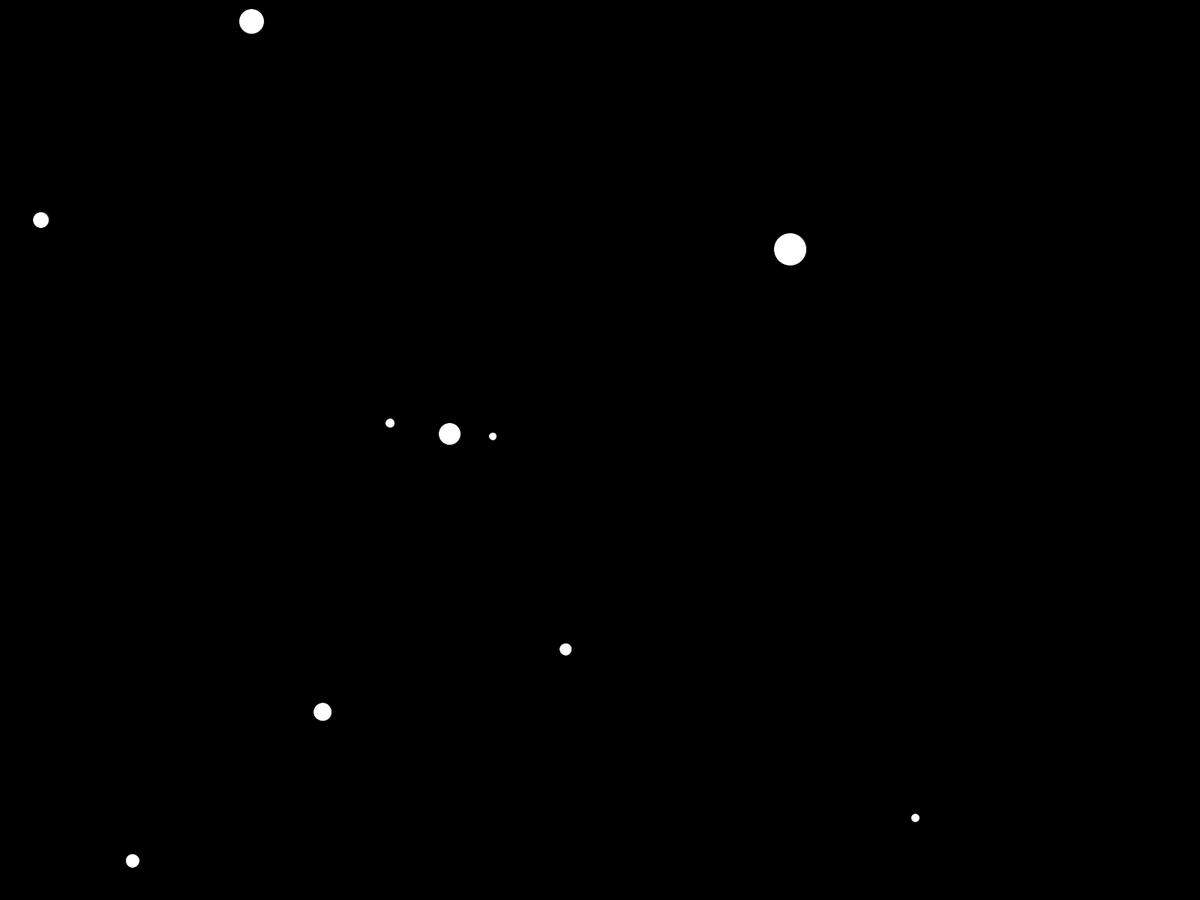
Frame 1 (no input)
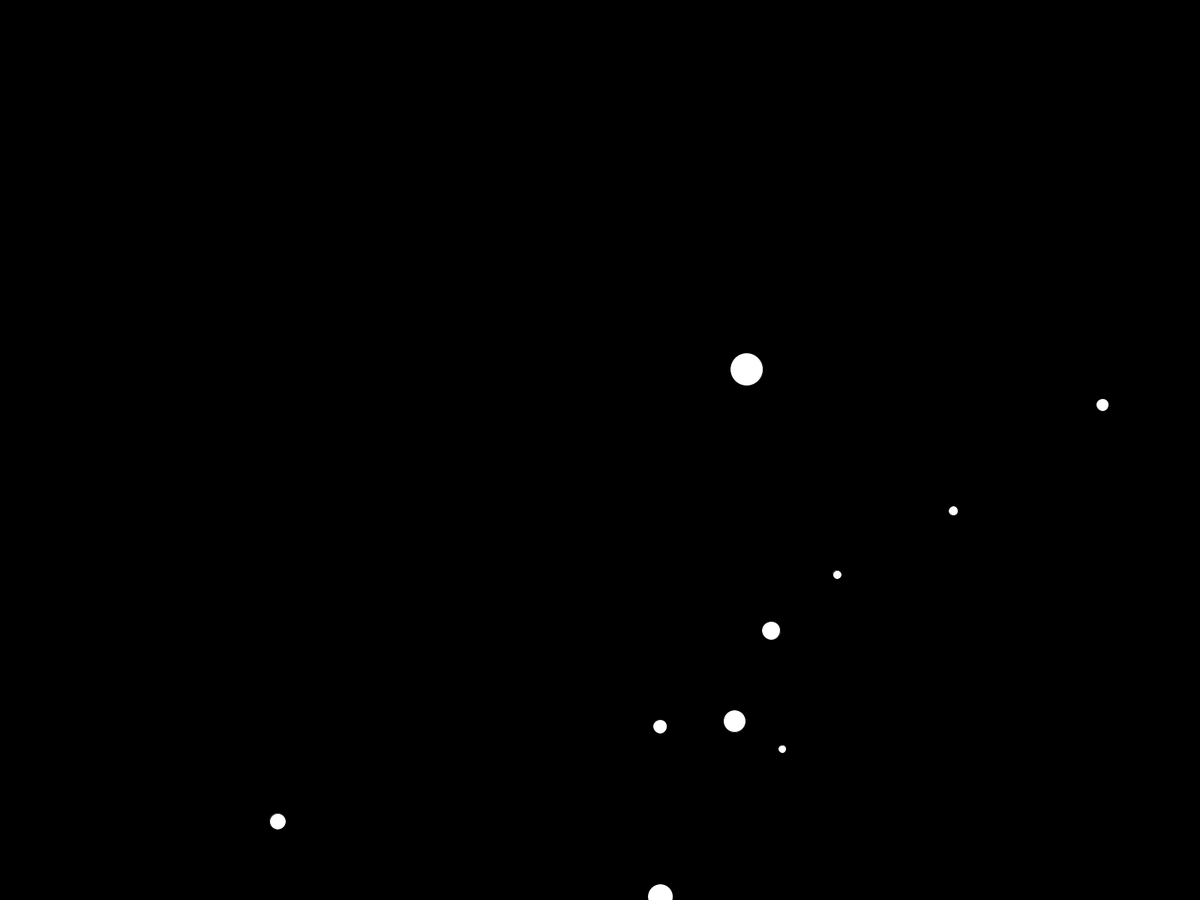
Frame 60 (the mouse pressed at the canvas centre just before this capture)
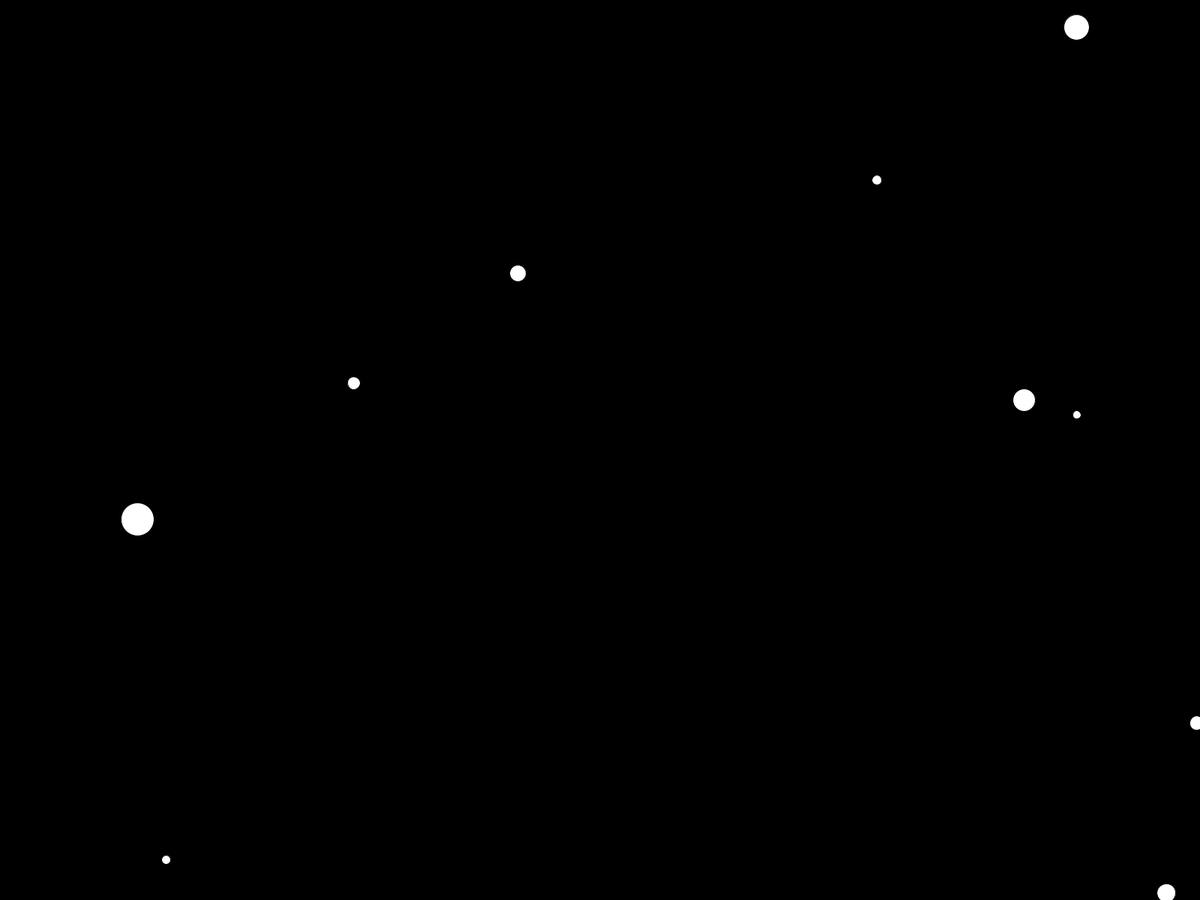
Frame 120 (the mouse held since frame 60 and released just before this capture)

The Processing sketch that drew these frames (run headless with seeded random() and noise(); from frame 60 on, the mouse is pressed at the canvas centre):

// Processing sketch: Bouncing_Ball_PVector
// ── Bouncing_Ball_PVector.pde
/*
Ball ball;

void setup(){
 fullScreen(); 
 ball = new Ball(width/2,height/2, 5, PI/4, 30);  //position, speed, direction, direction, width
}

void draw(){
  background(0);
  ball.bounce();
  ball.gravity();
  ball.move();
  ball.show();
}
*/

Ball[] balls;

void setup(){
  fullScreen();
  balls = new Ball[10];
  
  for (int i = 0; i < balls.length; i++){
    float x = random(0,width);  //generates a random x position for a ball
    float y = random(0,height);  //generates a random y position for a ball
    float speed = random(5,20);  //generates a random speed for a ball
    float dir = random(0,TWO_PI);  //generates a random direction the ball will begin in
    int w = (int)random(10,50);  //generates a random width for a ball
    balls[i] = new Ball(x,y,speed,dir,w);  //creates a ball with above specs
  }
}

void draw(){
  background(0);
  for (int i = 0; i < balls.length; i++){
    balls[i].gravity();
    balls[i].bounce();
    balls[i].move();
    balls[i].show();
  }
}

// ── Ball.pde
class Ball{
  PVector pos, vel, acc;  //our most fundamental vectors for any object
  int wid;
  
  public Ball(float x, float y, float speed, float dir, int w){
    pos = new PVector(x,y);  //instantiate position vector at the ball's position
    vel = new PVector(speed + cos(dir), speed + sin(dir));  //instantiate velocity vector
    acc = new PVector(0,0);  //instantiate acceleration vector
    wid = w;
  }
  
  void show(){
    fill(255);
    ellipse(pos. x, pos. y,wid,wid);
  }
  
  void move(){
    vel.add(acc);  //velocity adds acceleration
    pos.add(vel);  //position adds velocity
    acc.set(0,0);  //revert acceleration back to 0
  }
  
  void bounce(){
    if (pos.x - wid/2 < 0 || pos.x + wid/2 > width) vel.x = - vel.x;
    if (pos.y - wid/2 < 0 || pos.y + wid/2 > height) vel.y = -vel.y;
  }
  
  void gravity(){
    acc.add(0,0.3);
  }
}
